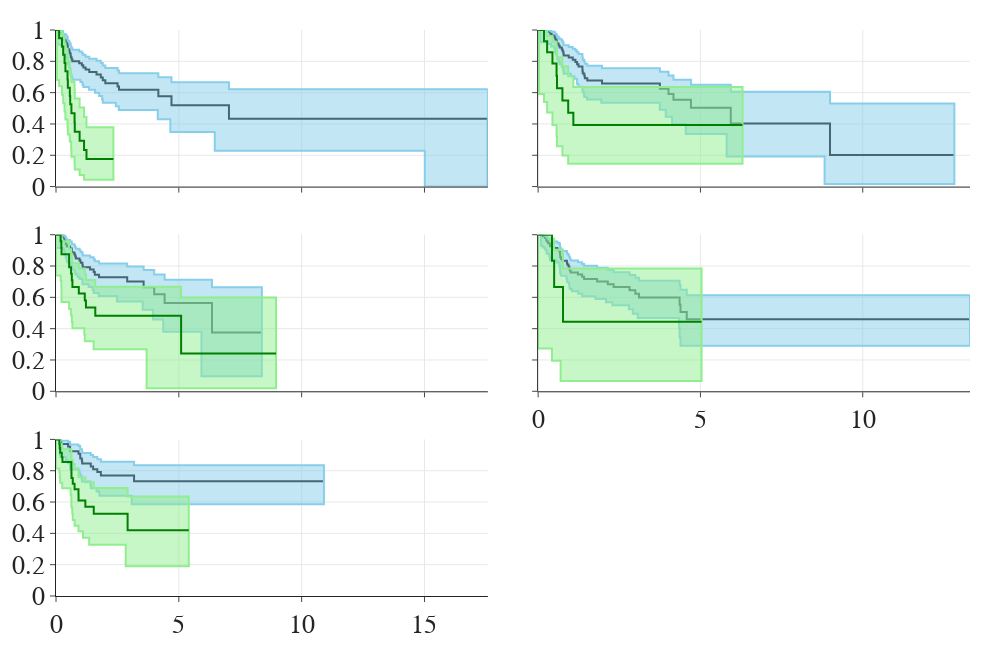

Notebook code for this chart:
### Code cell
fig = make_subplots(rows=3, cols=2, vertical_spacing=0.085, horizontal_spacing=0.055, shared_yaxes=True, shared_xaxes=True)

for i in range(5):
    targets = []
    for file in files:
        if f'test_set_{i}' in file:
            targets.append(file)

    group1 = pd.read_csv(targets[0])
    group2 = pd.read_csv(targets[1])

    
    print(log_rank(group1, group2))

    xgroup1, sgroup1, cgroup1 = kaplan_meier_estimator(group1['censored']==1, group1['days_to_event'], conf_type='log-log')
    xgroup2, sgroup2, cgroup2 = kaplan_meier_estimator(group2['censored']==1, group2['days_to_event'], conf_type='log-log')


    # since no events happen in the first two years i have to add a point at x = 0 to make the plot look more continuous
    xgroup2 = np.concatenate(([0], xgroup2))
    sgroup2 = np.concatenate(([1], sgroup2))
    cgroup2_0 = np.concatenate(([1], cgroup2[0]))
    cgroup2_1 = np.concatenate(([1], cgroup2[1]))

    # since no events happen in the first two years i have to add a point at x = 0 to make the plot look more continuous
    xgroup1 = np.concatenate(([0], xgroup1))
    sgroup1 = np.concatenate(([1], sgroup1))
    cgroup1_0 = np.concatenate(([1], cgroup1[0]))
    cgroup1_1 = np.concatenate(([1], cgroup1[1]))

    # plotting
    row = i//2+1
    col = i%2+1
    print(row,col)

    fig.add_trace(go.Scatter(x=xgroup1/365, y=sgroup1, mode="lines", line_shape='hv', line_color='black', name='high risk', showlegend=False), row=row, col=col)
    fig.add_trace(go.Scatter(x=np.concatenate([xgroup1, xgroup1[::-1]])/365, y=np.concatenate((cgroup1_0, cgroup1_1[::-1])),
                            fill='toself', showlegend=False, line_shape='vh', line_color='skyblue'), row=row, col=col)

    fig.add_trace(go.Scatter(x=np.concatenate([xgroup2, xgroup2[::-1]])/365, y=np.concatenate((cgroup2_0, cgroup2_1[::-1])),
                            fill='toself', mode='lines', showlegend=False, line_shape='vh', line_color='#90ee90'), row=row, col=col)
    fig.add_trace(go.Scatter(x=xgroup2/365, y=sgroup2, mode="lines", line_shape='hv', line_color='green', name='low risk', showlegend=False), row=row, col=col)


fig.update_layout(legend_xanchor='right', 
                yaxis_showgrid=True, xaxis_showgrid=True, font_size=26, width=1000, height=650)
fig.for_each_xaxis(lambda x: x.update(showgrid=True))
fig.for_each_yaxis(lambda x: x.update(showgrid=True, range=(0,1), dtick=0.2))
fig.update_xaxes(tickvals=[0,5,10,15], showticklabels=True, row=2, col=2)
fig.show()


fig.write_image('figures/RSF_kaplans.pdf')
